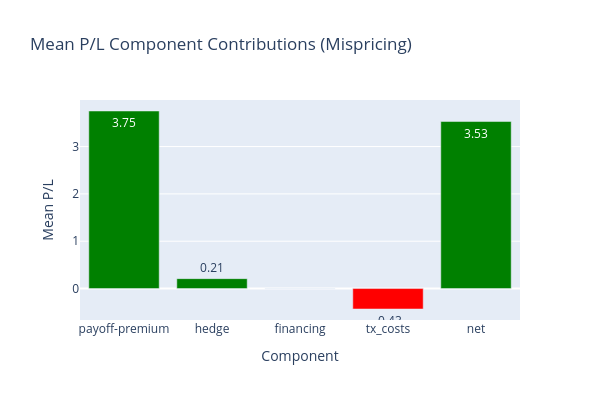

The notebook cell saved with this chart:
### Code cell
# Bar chart of mean component contributions (mispricing scenario) using Plotly
means = component_means_mis
labels = list(means.keys())
vals = list(means.values())

fig = go.Figure(data=[go.Bar(
    x=labels,
    y=vals,
    text=[f'{v:.2f}' for v in vals],
    textposition='auto',
    marker_color=['green' if v > 0 else 'red' for v in vals]
)])

fig.update_layout(
    title='Mean P/L Component Contributions (Mispricing)',
    width=600,
    height=400,
    xaxis_title="Component",
    yaxis_title="Mean P/L"
)
fig.show()

### Figure 1 — Plotly figure (JSON) as saved in the notebook; plotly's stock layout.template omitted (floating-point values rounded to 4 significant figures)
{"data": [{"marker": {"color": ["green", "green", "red", "red", "green"]}, "text": ["3.75", "0.21", "0.00", "-0.43", "3.53"], "textposition": "auto", "type": "bar", "x": ["payoff-premium", "hedge", "financing", "tx_costs", "net"], "y": [3.751, 0.2096, 0, -0.4318, 3.529]}], "layout": {"height": 400, "title": {"text": "Mean P/L Component Contributions (Mispricing)"}, "width": 600, "xaxis": {"title": {"text": "Component"}}, "yaxis": {"title": {"text": "Mean P/L"}}}}
